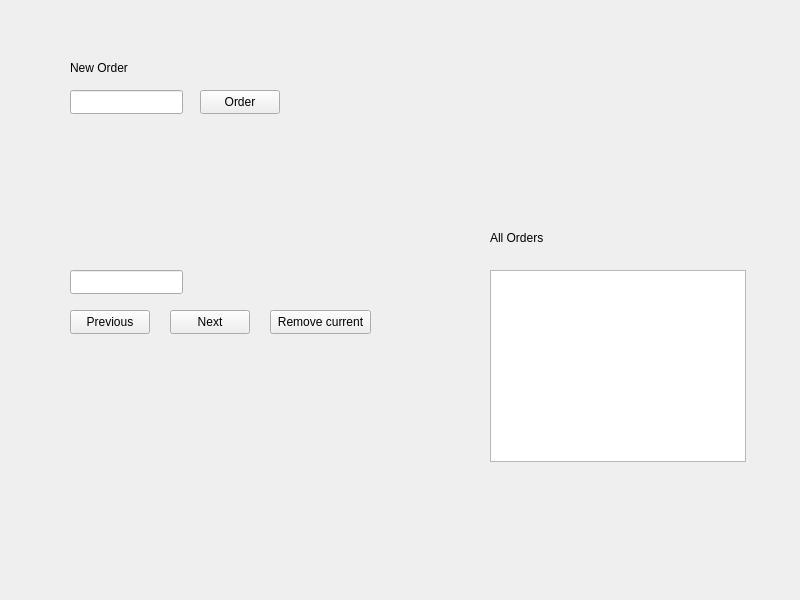
<?xml version="1.0" encoding="UTF-8"?>
<ui version="4.0">
 <class>Widget</class>
 <widget class="QWidget" name="Widget">
  <property name="geometry">
   <rect>
    <x>0</x>
    <y>0</y>
    <width>800</width>
    <height>600</height>
   </rect>
  </property>
  <property name="windowTitle">
   <string>Widget</string>
  </property>
  <widget class="QLineEdit" name="lineEditNewOrderText">
   <property name="geometry">
    <rect>
     <x>70</x>
     <y>90</y>
     <width>113</width>
     <height>24</height>
    </rect>
   </property>
  </widget>
  <widget class="QPushButton" name="btnAddOrder">
   <property name="geometry">
    <rect>
     <x>200</x>
     <y>90</y>
     <width>80</width>
     <height>24</height>
    </rect>
   </property>
   <property name="text">
    <string>Order</string>
   </property>
  </widget>
  <widget class="QLabel" name="labelCurrentNumber">
   <property name="geometry">
    <rect>
     <x>70</x>
     <y>240</y>
     <width>271</width>
     <height>16</height>
    </rect>
   </property>
   <property name="text">
    <string/>
   </property>
  </widget>
  <widget class="QLineEdit" name="lineEditCurrentText">
   <property name="geometry">
    <rect>
     <x>70</x>
     <y>270</y>
     <width>113</width>
     <height>24</height>
    </rect>
   </property>
   <property name="text">
    <string/>
   </property>
   <property name="readOnly">
    <bool>true</bool>
   </property>
  </widget>
  <widget class="QPushButton" name="btnPrevious">
   <property name="geometry">
    <rect>
     <x>70</x>
     <y>310</y>
     <width>80</width>
     <height>24</height>
    </rect>
   </property>
   <property name="text">
    <string>Previous</string>
   </property>
  </widget>
  <widget class="QPushButton" name="btnNext">
   <property name="geometry">
    <rect>
     <x>170</x>
     <y>310</y>
     <width>80</width>
     <height>24</height>
    </rect>
   </property>
   <property name="text">
    <string>Next</string>
   </property>
  </widget>
  <widget class="QPushButton" name="btnRemoveCurrent">
   <property name="geometry">
    <rect>
     <x>270</x>
     <y>310</y>
     <width>101</width>
     <height>24</height>
    </rect>
   </property>
   <property name="text">
    <string>Remove current</string>
   </property>
  </widget>
  <widget class="QListWidget" name="listWidgetOrders">
   <property name="geometry">
    <rect>
     <x>490</x>
     <y>270</y>
     <width>256</width>
     <height>192</height>
    </rect>
   </property>
  </widget>
  <widget class="QLabel" name="labelNewOrder">
   <property name="geometry">
    <rect>
     <x>70</x>
     <y>60</y>
     <width>81</width>
     <height>16</height>
    </rect>
   </property>
   <property name="text">
    <string>New Order</string>
   </property>
  </widget>
  <widget class="QLabel" name="labelAllOrders">
   <property name="geometry">
    <rect>
     <x>490</x>
     <y>230</y>
     <width>61</width>
     <height>16</height>
    </rect>
   </property>
   <property name="text">
    <string>All Orders</string>
   </property>
  </widget>
 </widget>
 <resources/>
 <connections/>
</ui>
